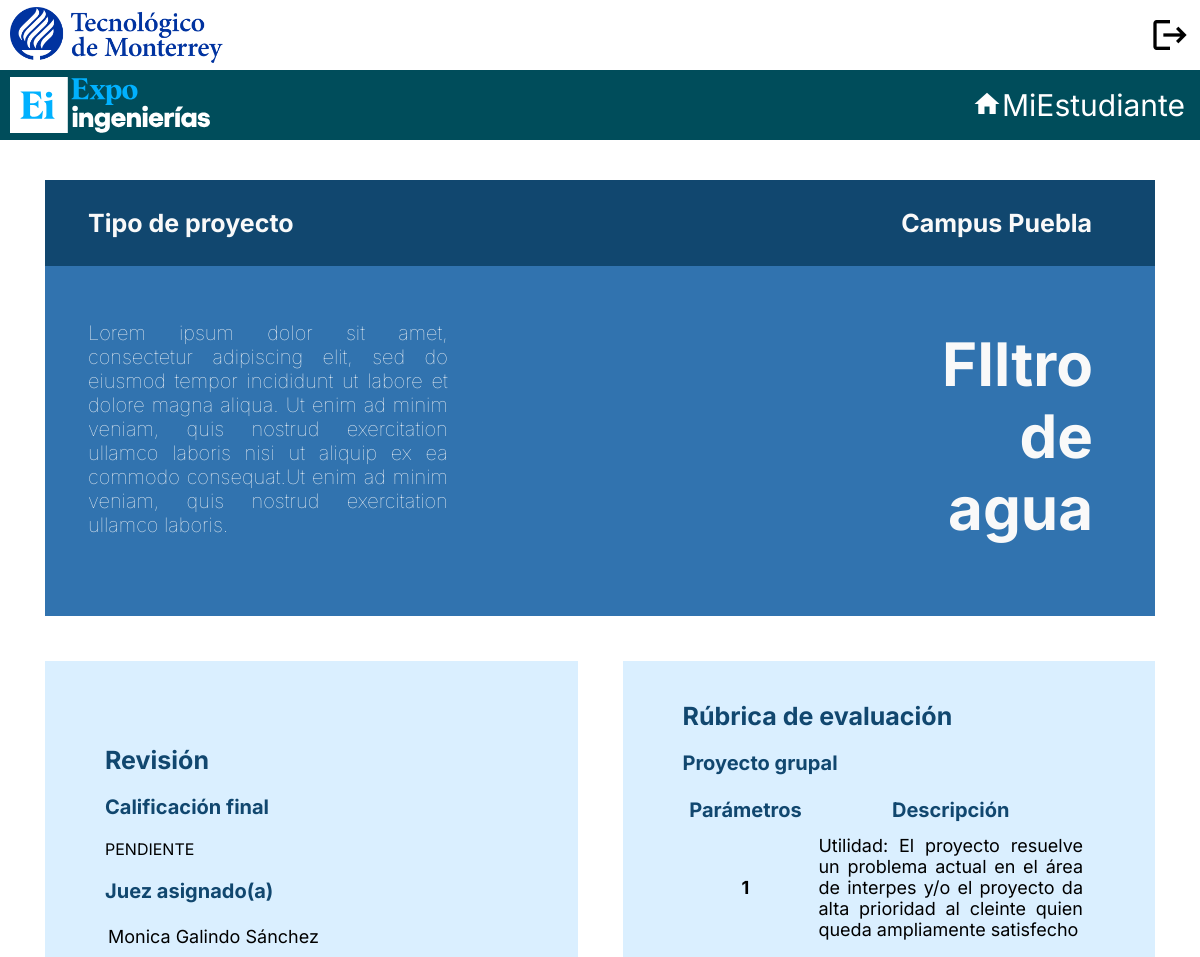
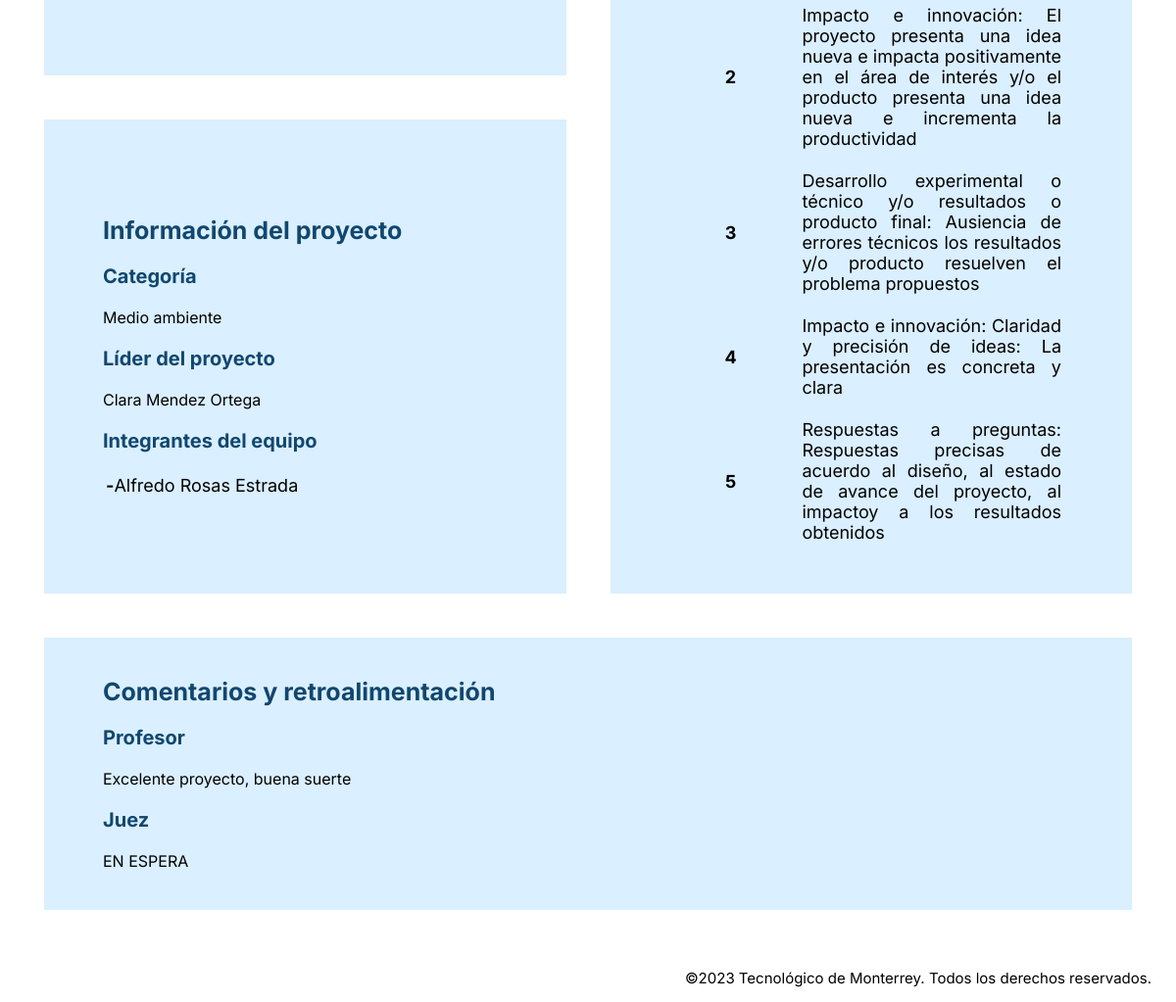
/inicioestudiante/student_project.php?id=FDA0501, run on the app's committed database (2 pictures, top to bottom).
### tables this page shows
CREATE TABLE `proyecto` (
  `id_proyecto` VARCHAR(50),
  `nombre` VARCHAR(50),
  `lider` VARCHAR(50),
  `id_ufprof` VARCHAR(50),
  `id_categoria` VARCHAR(50),
  `id_edicion` INT,
  `link_archivo` VARCHAR(150),
  `descripcion` VARCHAR (400),
  PRIMARY KEY (`id_proyecto`),
  FOREIGN KEY (`lider`) REFERENCES `estudiante`(`id_estudiante`) ON DELETE CASCADE,
  FOREIGN KEY (`id_edicion`) REFERENCES `edicion`(`id_edicion`) ON DELETE CASCADE,
  FOREIGN KEY (`id_categoria`) REFERENCES `categoria`(`id_categoria`) ON DELETE CASCADE,
  FOREIGN KEY (`id_ufprof`) REFERENCES `ufProf`(`id_ufprof`) ON DELETE CASCADE
);

CREATE TABLE `juez` (
  `id_juez` VARCHAR(50),
  `nombre` VARCHAR(50),
  `apellido_paterno` VARCHAR(50),
  `apellido_materno` VARCHAR(50),
  `correo` VARCHAR(50),
  `contrasena` VARCHAR(50),
  PRIMARY KEY (`id_juez`)
);

CREATE TABLE `categoria` (
  `id_categoria` VARCHAR(50),
  `nombre` VARCHAR(50),
  PRIMARY KEY (`id_categoria`)
);

CREATE TABLE `estudiante` (
  `id_estudiante` VARCHAR(10),
  `nombre` VARCHAR(50),
  `apellido_paterno` VARCHAR(50),
  `apellido_materno` VARCHAR(50),
  `correo` VARCHAR(50),
  `contrasena` VARCHAR(50),
  PRIMARY KEY (`id_estudiante`)
);

CREATE TABLE `status` (
  `id_proyecto` VARCHAR(50),
  `id_profesor` VARCHAR(10),
  `status` VARCHAR(50),
  `retroprof` VARCHAR(1000),
  FOREIGN KEY (`id_proyecto`) REFERENCES `proyecto`(`id_proyecto`) ON DELETE CASCADE,
  FOREIGN KEY (`id_profesor`) REFERENCES `profesor`(`id_profesor`) ON DELETE CASCADE
);

CREATE TABLE `califica` (
  `id_proyecto` VARCHAR(50),
  `id_juez` VARCHAR(50),
  `calificacion` INT,
  `retro_juez` VARCHAR(1000),
  FOREIGN KEY (`id_juez`) REFERENCES `juez`(`id_juez`) ON DELETE CASCADE,
  FOREIGN KEY (`id_proyecto`) REFERENCES `proyecto`(`id_proyecto`) ON DELETE CASCADE
);

### inicioestudiante/student_project.php (the view, shortened to what this page needs)
<?php
$id = null;
if (!empty($_GET['id'])) {
	$id = $_REQUEST['id'];
}
?>
<!DOCTYPE html>
<html lang="es">
<head>
	<link rel="stylesheet" href="../src/css/common_navbar.css">
	<link rel="stylesheet" href="css/student_start.css">
	<link rel="stylesheet" href="css/student_project.css">
</head>
<body>
	<navbar>
		<div id="navbar">
			<img src="../src/img/logo_tec_blue.png">
			<div id="navbarIconsContainer">
				<a id="navbarIcon" href="student_logout.php" class="material-icons">logout</a>
			</div>
		</div>
	</navbar>
	<navbar>
		<div id="navbarAzul">
			<img src="../src/img/logo_expo_student.svg">
			<a href="student_start.php"><span class="material-icons">home</span>MiEstudiante</a>
		</div>
	</navbar>
	<div>
		<form class="paddingcontenedor">
			<table width="100%" class="expobanner1">
				<tr>
					<td>
						<div class="expotexto2">
							<p>Tipo de proyecto</p>
						</div>
					</td>
					<td>
						<div class="expotexto3">
							<p>Campus Puebla</p>
						</div>
					</td>
				</tr>
			</table>
			<table class="expobanner2">
				<tr>
					<td>
						<div class="expotexto4" style="width:45%">
							<p>
								<?php
								$pdo3 = Database::connect();
								$sql3 = 'SELECT proyecto.descripcion AS descri FROM proyecto, estudiante  WHERE  proyecto.lider = estudiante.id_estudiante  AND proyecto.id_proyecto="' . $id . '"';
								foreach ($pdo3->query($sql3) as $rows) {
									echo $rows['descri'];
								}
								?>
							</p>
						</div>
					</td>
					<td class="expotexto5">
						<div>
							<p>
								<?php
								$pdo3 = Database::connect();
								$sql3 = 'SELECT proyecto.nombre AS nombreproye FROM proyecto, estudiante  WHERE  proyecto.lider = estudiante.id_estudiante  AND proyecto.id_proyecto="' . $id . '"';
								foreach ($pdo3->query($sql3) as $rows) {
									echo $rows['nombreproye'];
								}
								?>
							</p>
						</div>
					</td>
				</tr>
			</table>
		</form>
		<table width="100%" class="tablainfo1">
			<tr>
				<td style="width:50%" class="celdacolor">
					<h class="expotexto6">Revisión</h>
					<p class="expotexto7">
						Calificación final
					</p>
					<p class="expotexto7">
						Juez asignado(a)
					</p>
					<table class="expotexto10" width="60%" style=border:0;>
						<?php
						$pdo3 = Database::connect();
						$sql3 = 'SELECT juez.nombre AS nomj, juez.apellido_paterno AS apellPj, juez.apellido_materno AS apellMj FROM   juez,califica WHERE juez.id_juez = califica.id_juez AND califica.id_proyecto="' . $id . '"';
						foreach ($pdo3->query($sql3) as $rows) {
							echo '<td>' . $rows['nomj'] . ' ' . $rows['apellPj'] . ' ' . $rows['apellMj'] . '</td>';
							echo '</tr>';
						}
						?>
					</table>
				<td rowspan="2" colspan="2" style="width:50%" class="celdacolor">
					<h class="expotexto6"> Rúbrica de evaluación </h>
					<p class="expotexto7">
						Proyecto grupal
					</p>
					<table class="expotexto8">
						<tr class="expotexto7">
							<th align=center>Parámetros</th>
							<th align=center>Descripción</th>
						</tr>
						<tr>
							<th align=center>1</th>
							<th class="expotexto9" style="width:70%">
								Utilidad: El proyecto resuelve un problema actual en el área de
								interpes y/o el proyecto da alta prioridad al cleinte quien queda ampliamente satisfecho
							</th>
						</tr>
						<tr>
							<th align=center>2</th>
							<th class="expotexto9">
								Impacto e innovación: El proyecto presenta una idea nueva e impacta positivamente en el
								área de interés y/o
								el producto presenta una idea nueva e incrementa la productividad
							</th>
						</tr>
						<tr>
							<th align=center>3</th>
							<th class="expotexto9">
								Desarrollo experimental o técnico y/o resultados o producto final: Ausiencia de errores
								técnicos los
								resultados
								y/o producto resuelven el problema propuestos
							</th>
						</tr>
						<tr>
							<th align=center>4</th>
							<th class="expotexto9">
								Impacto e innovación: Claridad y precisión de ideas: La presentación es concreta y clara
							</th>
						</tr>
						<tr>
							<th align=center>5</th>
							<th class="expotexto9">
								Respuestas a preguntas: Respuestas precisas de acuerdo al diseño, al estado de avance
								del proyecto, al
								impactoy
								a los resultados obtenidos
							</th>
						</tr>
					</table>
			<tr>
				<td class="celdacolor">
					<h class="expotexto6">Información del proyecto</h>
					<p class="expotexto7">Categoría</p>
					<?php
					$pdo3 = Database::connect();
					$sql3 = 'SELECT categoria.nombre AS cat2 FROM categoria, proyecto  WHERE  proyecto.id_categoria = categoria.id_categoria  AND proyecto.id_proyecto="' . $id . '"';
					foreach ($pdo3->query($sql3) as $rows) {
						echo $rows['cat2'];
					}
					?>
					<p class="expotexto7">Líder del proyecto</p>
					<?php
					$pdo3 = Database::connect();
					$sql3 = 'SELECT estudiante.nombre AS name, estudiante.apellido_paterno AS apellPl, estudiante.apellido_materno AS apellMl FROM proyecto, estudiante  WHERE  proyecto.lider = estudiante.id_estudiante  AND proyecto.id_proyecto="' . $id . '"';
					foreach ($pdo3->query($sql3) as $rows) {
						echo $rows['name'] . ' ' . $rows['apellPl'] . ' ' . $rows['apellMl'];
					}
					?>
					<p class="expotexto7">Integrantes del equipo</p>
					<table class="expotexto10" width="60%" style=border:0;>
						<?php
						$pdo3 = Database::connect();
						$sql3 = 'SELECT estudiante.nombre AS nom, estudiante.apellido_paterno AS apell, estudiante.apellido_materno AS apell2 from estudiante, miembrosProyecto WHERE estudiante.id_estudiante = miembrosProyecto.id_estudiante AND miembrosProyecto.id_proyecto="' . $id . '"';
						foreach ($pdo3->query($sql3) as $rows) {
							echo '<td>' . '<strong>-</strong>' . $rows['nom'] . ' ' . $rows['apell'] . ' ' . $rows['apell2'] . '</td>';
							echo '</tr>';
						}
						?>
				</td>
			<tr>
				<td class="celdacolor" colspan="2">
					<h class="expotexto6"> Comentarios y retroalimentación </h>
					<p class="expotexto7">Profesor</p>
					<?php
					$pdo3 = Database::connect();
					$sql3 = 'SELECT status.retroprof FROM status WHERE  status.id_proyecto="' . $id . '"';
					foreach ($pdo3->query($sql3) as $rows) {
						if ($rows['retroprof'] == NULL) {
							echo 'SIN COMENTARIOS';
						} else {
							echo $rows['retroprof'];
							echo "<br>";
						}
					}
					?>
					<p class="expotexto7">Juez</p>
					<?php
					$pdo3 = Database::connect();
					$sql3 = 'SELECT califica.retro_juez FROM califica WHERE  califica.id_proyecto="' . $id . '"';
					foreach ($pdo3->query($sql3) as $rows) {
						if ($rows['retro_juez'] == NULL) {
							echo 'EN ESPERA';
						} else {
							echo $rows['retro_juez'];
							echo '</tr>';
						}
					}
					?>
				</td>
			</tr>
	</div>
	<div id="footer">
		<p class="footerderecho">©2023 Tecnológico de Monterrey. Todos los derechos reservados.</p>
	</div>
</body>
</html>

### src/css/common_navbar.css (style rules this page uses)
.material-icons { font-variation-settings: "FILL" 100, "wght" 400, "GRAD" 100, "opsz" 155; }
body { font-family: "Inter"; margin: 0; }
#navbar { background-color: white; height: 70px; display: flex; flex-wrap: wrap; justify-content: space-between; align-items: center; }
#navbar img { height: 80%; margin-left: 10px; margin-right: 10px; }
#navbarIconsContainer { height: 100%; display: flex; align-items: center; }
#navbarIcon { font-size: 40px; text-decoration: none; color: black; margin-right: 10px; }
#navbarAzul { background-color: #004d5b; height: 70px; display: flex; flex-wrap: wrap; justify-content: space-between; align-items: center; }
#navbarAzul img { height: 80%; margin-left: 10px; margin-right: 10px; }
#navbarAzul a { text-decoration: none; color: white; font-size: 30px; margin-right: 15px; }
#navbarAzul span { text-decoration: none; color: white; font-size: 30px; vertical-align: -3px; }

### inicioestudiante/css/student_project.css (style rules this page uses)
.expobanner1 { position: relative; background-color: #11476f; font-weight: bold; float: left; }
.celdacolor { background-color: #daefff; border-spacing: 30px; padding: 40px 60px 40px 60px; }
.expobanner2 { width: 100%; position: relative; background-color: #3173af; font-weight: bold; }
.tablainfo1 { width: 100%; position: relative; border-collapse: separate; border-spacing: 45px; }
.expotexto2 { color: #f9f9f9; padding: 0px 60px 0px 40px; text-align: left; font-size: 25px; }
.expotexto3 { color: #f9f9f9; padding: 0px 60px 0px 40px; text-align: right; font-size: 25px; }
.expotexto4 { color: #f9f9f9; padding: 15px 0px 40px 40px; text-align: justify; text-justify: inter-word; font-size: 20px; font-weight: 100; vertical-align: top; }
.expotexto5 { color: #f9f9f9; padding: 0px 60px 10px 30px; text-align: right; vertical-align: bottom; font-size: 60px; }
.expotexto6 { color: #11476f; vertical-align: middle; font-size: 25px; font-weight: bold; }
.expotexto7 { color: #11476f; vertical-align: middle; font-size: 20px; font-weight: bold; }
.expotexto8 { vertical-align: middle; text-align: justify; font-size: 18px; font-weight: bolder; }
.expotexto9 { padding: 10px; vertical-align: middle; text-align: justify; font-size: 18px; font-weight: normal; }
.expotexto10 { vertical-align: middle; text-align: justify; font-size: 18px; font-weight: normal; }
.paddingcontenedor { padding: 40px 45px 0px 45px; }
.footerderecho { float: right; font-size: 15px; color: #000; padding: 0px 25px 0px 25px; }

### data on the page
proyecto: descripcion "Lorem ipsum dolor sit amet, consectetur adipiscing elit, sed do eiusmod tempor incididunt ut labore et dolore magna aliqua. Ut enim ad minim veniam, quis nostrud exercitation ullamco laboris nisi ut aliquip ex ea commodo consequat.Ut enim ad minim veniam, quis nostrud exercitation ullamco laboris.", nombre "FIltro de agua"
juez: nombre "Monica", apellido_paterno "Galindo", apellido_materno "Sánchez"
categoria: nombre "Medio ambiente"
estudiante: nombre "Clara", apellido_paterno "Mendez", apellido_materno "Ortega"
estudiante: nombre "Alfredo", apellido_paterno "Rosas", apellido_materno "Estrada"
status: retroprof "Excelente proyecto, buena suerte"
califica: shows "EN ESPERA"
